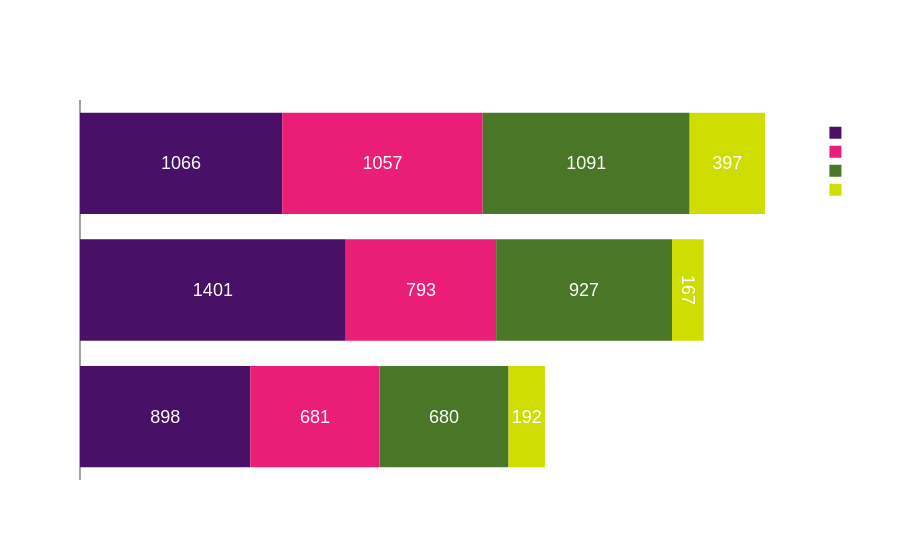

The cell this chart's notebook holds for it:
### Code cell
df_grouped = df.groupby(["year", "Distrito"]).size().reset_index(name="Conteo")
df_grouped["year"] = df_grouped["year"].astype(str)

orden = ["BOLIVAR", "SUCRE", "CORDOBA"]
df_grouped["Distrito"] = pd.Categorical(df_grouped["Distrito"], categories=orden, ordered=True)

# ✅ Calcular el total por Distrito para sacar el porcentaje
totales = df_grouped.groupby("Distrito")["Conteo"].transform("sum")
df_grouped["Porcentaje"] = (df_grouped["Conteo"] / totales * 100).round(1).astype(str) + "%"

fig = px.bar(
    df_grouped,
    x="Conteo",
    y="Distrito",
    color="year",
    orientation="h",
    text="Conteo",           # ✅ Muestra el porcentaje en cada sección
    category_orders={"Distrito": orden},
    color_discrete_sequence=colores,
    title="Rupturas por Distrito y Año"
)

fig.update_traces(
    textposition="inside",           # ✅ Texto dentro de cada barra
    insidetextanchor="middle",       # ✅ Centrado en la sección
    textfont=dict(color="white", size=18, family="Arial"),
)

fig.show()

# ✅ Exportar con fondo transparente (requiere: pip install kaleido)
fig.write_image("plot1.png", scale=2, width=1200, height=400)

### Figure 1 — Plotly figure (JSON) as saved in the notebook; plotly's stock layout.template omitted (floating-point values rounded to 4 significant figures)
{"data": [{"hovertemplate": "year=2023<br>Conteo=%{text}<br>Distrito=%{y}<extra></extra>", "insidetextanchor": "middle", "legendgroup": "2023", "marker": {"color": "#481066", "pattern": {"shape": ""}}, "name": "2023", "orientation": "h", "showlegend": true, "text": [1066.0, 898.0, 1401.0], "textfont": {"color": "white", "family": "Arial", "size": 18}, "textposition": "inside", "type": "bar", "x": [1066, 898, 1401], "xaxis": "x", "y": ["BOLIVAR", "CORDOBA", "SUCRE"], "yaxis": "y"}, {"hovertemplate": "year=2024<br>Conteo=%{text}<br>Distrito=%{y}<extra></extra>", "insidetextanchor": "middle", "legendgroup": "2024", "marker": {"color": "#ea1e76", "pattern": {"shape": ""}}, "name": "2024", "orientation": "h", "showlegend": true, "text": [1057.0, 681.0, 793.0], "textfont": {"color": "white", "family": "Arial", "size": 18}, "textposition": "inside", "type": "bar", "x": [1057, 681, 793], "xaxis": "x", "y": ["BOLIVAR", "CORDOBA", "SUCRE"], "yaxis": "y"}, {"hovertemplate": "year=2025<br>Conteo=%{text}<br>Distrito=%{y}<extra></extra>", "insidetextanchor": "middle", "legendgroup": "2025", "marker": {"color": "#4a7628", "pattern": {"shape": ""}}, "name": "2025", "orientation": "h", "showlegend": true, "text": [1091.0, 680.0, 927.0], "textfont": {"color": "white", "family": "Arial", "size": 18}, "textposition": "inside", "type": "bar", "x": [1091, 680, 927], "xaxis": "x", "y": ["BOLIVAR", "CORDOBA", "SUCRE"], "yaxis": "y"}, {"hovertemplate": "year=2026<br>Conteo=%{text}<br>Distrito=%{y}<extra></extra>", "insidetextanchor": "middle", "legendgroup": "2026", "marker": {"color": "#cfde00", "pattern": {"shape": ""}}, "name": "2026", "orientation": "h", "showlegend": true, "text": [397.0, 192.0, 167.0], "textfont": {"color": "white", "family": "Arial", "size": 18}, "textposition": "inside", "type": "bar", "x": [397, 192, 167], "xaxis": "x", "y": ["BOLIVAR", "CORDOBA", "SUCRE"], "yaxis": "y"}], "layout": {"barmode": "relative", "legend": {"title": {"text": "year"}, "tracegroupgap": 0}, "title": {"text": "Rupturas por Distrito y Año"}, "xaxis": {"anchor": "y", "domain": [0, 1], "title": {"text": "Conteo"}}, "yaxis": {"anchor": "x", "categoryarray": ["CORDOBA", "SUCRE", "BOLIVAR"], "categoryorder": "array", "domain": [0, 1], "title": {"text": "Distrito"}}}}
